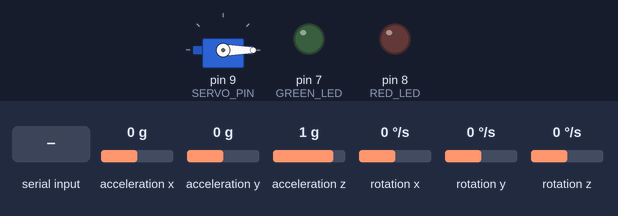
A sketch run on a simulated Arduino Uno, built with avr-gcc and run on an emulated ATmega328P. On the bench: servo, output pins drawn as LEDs (lit = HIGH). The inputs (shaded band) are chosen by the test bench; at power-on: acceleration x 0 g, acceleration y 0 g, acceleration z 1 g, rotation x 0 °/s, rotation y 0 °/s, rotation z 0 °/s. What the sketch prints to the serial monitor is not drawn.

Above: at 1.2 s.
1.3 s: "1" received over Serial
At 1.9 s:
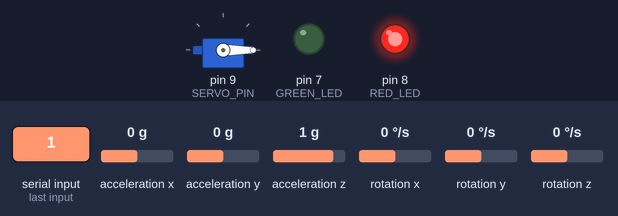
5.8 s: "2" received over Serial
At 9.5 s:
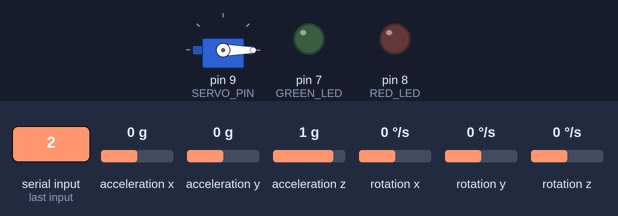
Timing chart, 0 to 11.0 s (numbered marks = the images above; inputs shaded):
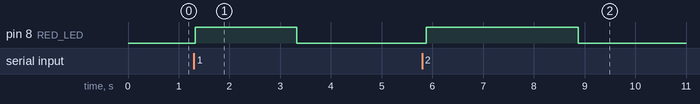

Measured:
- after the input at 1.3 s, pin 8 (RED_LED): LOW → HIGH at once, → LOW 2.0 s later
- after the input at 5.8 s, pin 8 (RED_LED): LOW → HIGH after 0.08 s, → LOW 3.0 s later

The sketch:

WEEK4_TASK2.ino
```cpp
#include <Wire.h>
#include <MPU6050.h>
#include <Servo.h>

MPU6050 mpu;
Servo myServo;

const int GREEN_LED = 7;
const int RED_LED = 8;
const int SERVO_PIN = 9;

bool motionDetected = false;

void setup() {
  Serial.begin(9600);
  Wire.begin();
  mpu.initialize();

  if (!mpu.testConnection()) {
    Serial.println("MPU6050 connection failed!");
    while (1);
  }

  pinMode(GREEN_LED, OUTPUT);
  pinMode(RED_LED, OUTPUT);
  myServo.attach(SERVO_PIN);
  myServo.write(0); // initial position

  Serial.println("System Ready - Waiting for command from PC...");
}

void loop() {
  // --- Detect motion ---
  int16_t ax, ay, az;
  mpu.getAcceleration(&ax, &ay, &az);

  static int16_t last_ax = ax, last_ay = ay, last_az = az;
  long diff = abs(ax - last_ax) + abs(ay - last_ay) + abs(az - last_az);
  last_ax = ax;
  last_ay = ay;
  last_az = az;

  if (diff > 2000) {  // Adjust threshold for your sensitivity
    motionDetected = true;
    Serial.println("MOTION DETECTED");
  } else {
    motionDetected = false;
  }

  // --- Listen for command from PyCharm ---
  if (Serial.available()) {
    char cmd = Serial.read();

    if (cmd == '1' && motionDetected) {   // Authorized + motion
      Serial.println("✅ Authorized & Motion detected!");
      digitalWrite(GREEN_LED, HIGH);
      digitalWrite(RED_LED, LOW);
      myServo.write(180);  // 🔁 Rotate fully to 180 degrees
      delay(5000);         // Hold for 5s
      myServo.write(0);    // Return to 0 degrees
      digitalWrite(GREEN_LED, LOW);
    }
    else if (cmd == '1' && !motionDetected) {
      Serial.println("⛔ No motion detected — Access blocked.");
      digitalWrite(RED_LED, HIGH);
      delay(2000);
      digitalWrite(RED_LED, LOW);
    }
    else if (cmd == '2') {  // Unauthorized card
      Serial.println("❌ Unauthorized card!");
      digitalWrite(GREEN_LED, LOW);
      digitalWrite(RED_LED, HIGH);
      myServo.write(0);
      delay(3000);
      digitalWrite(RED_LED, LOW);
    }
  }

  delay(100);
}
```
